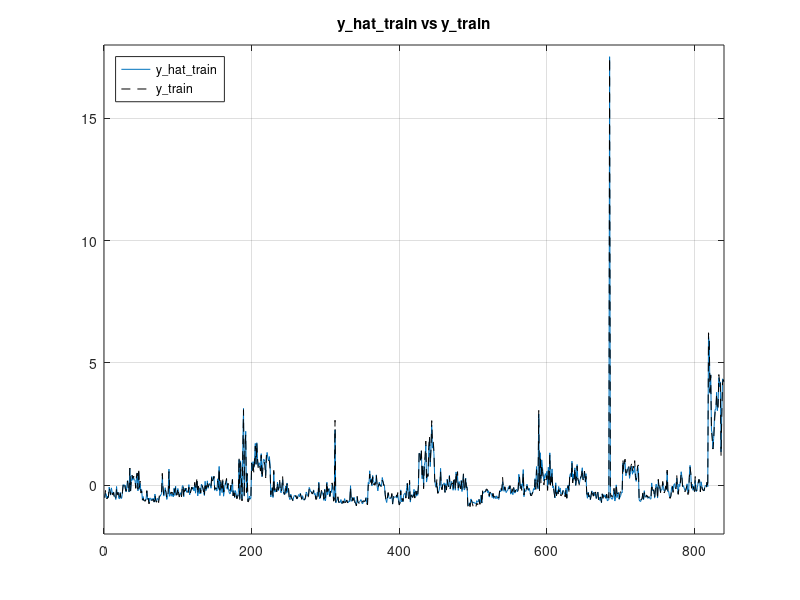
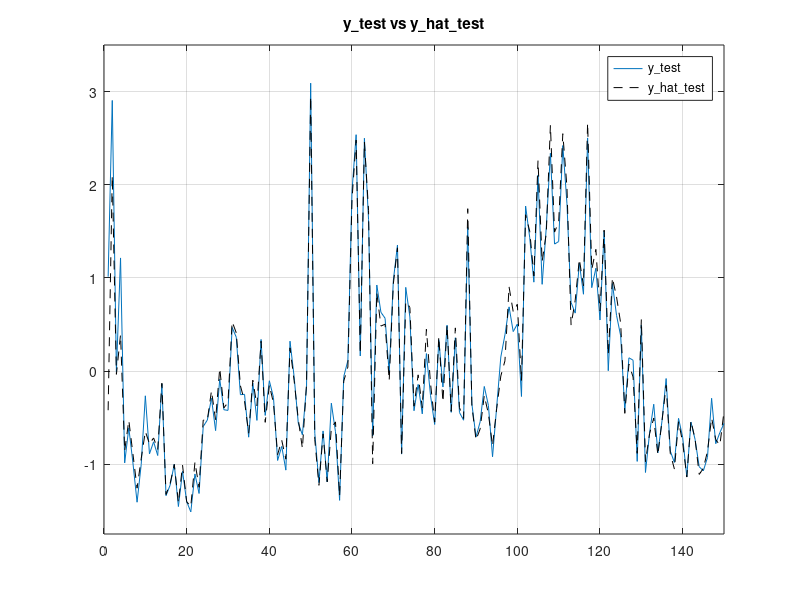

Here is the MATLAB script that generated these plots, in order:
close all
clear all
%Lab 1 - ICT HEALTH - Perform regression - Gradient Algorithm

load('data_train_norm.mat');
load('data_test_norm.mat');

F0 = 7;

y_train = data_train_norm(:,F0);
X_trainF = data_train_norm;
X_trainF(:,F0) = [];

y_test =data_test_norm(:,F0);
X_testF=data_test_norm;
X_testF(:,F0)=[];

X_train = X_trainF(:,5:end);
X_test = X_testF(:,5:end);

rng('default');

a_hat_i = rand(17,1);
gamma = 10^-7;
epsilon = 10^-6;
a_hat_ii = rand(17,1);

counter=0;
while ( 1 )
    
    if(norm(a_hat_i - a_hat_ii) < epsilon)
        break;
    end
    
    grad_a_hat_i = -2 * transpose(X_train)*y_train + 2 * transpose(X_train)*X_train*a_hat_i;
    a_hat_ii = a_hat_i;
    a_hat_i = a_hat_i - (gamma * grad_a_hat_i);
    counter = counter + 1;
end


y_hat_train = X_train * a_hat_i;
y_hat_test = X_test * a_hat_i;

figure
plot(y_hat_train)
hold on
plot(y_train, '--k')
axis([0 840 -2 18])
grid on
legend('y\_hat\_train','y\_train', 'Location', 'northwest')
title('y\_hat\_train vs y\_train')

figure
plot(y_test)
hold on
plot(y_hat_test, '--k')
axis([0 150 -1.75 3.5])
grid on
legend('y\_test', 'y\_hat\_test')
title('y\_test vs y\_hat\_test')
